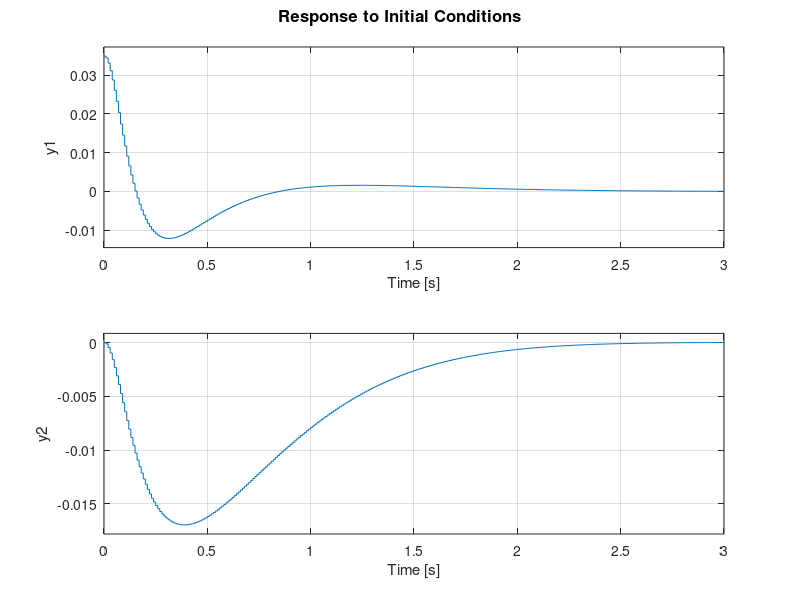
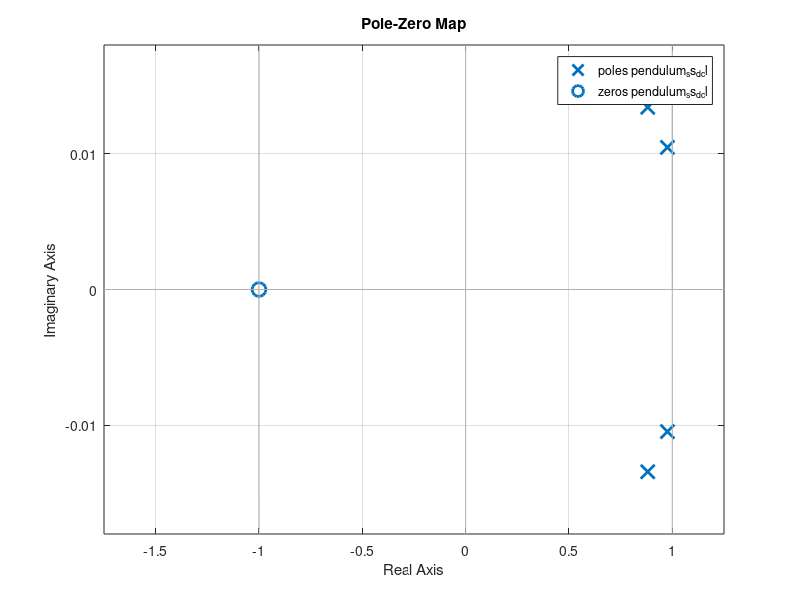
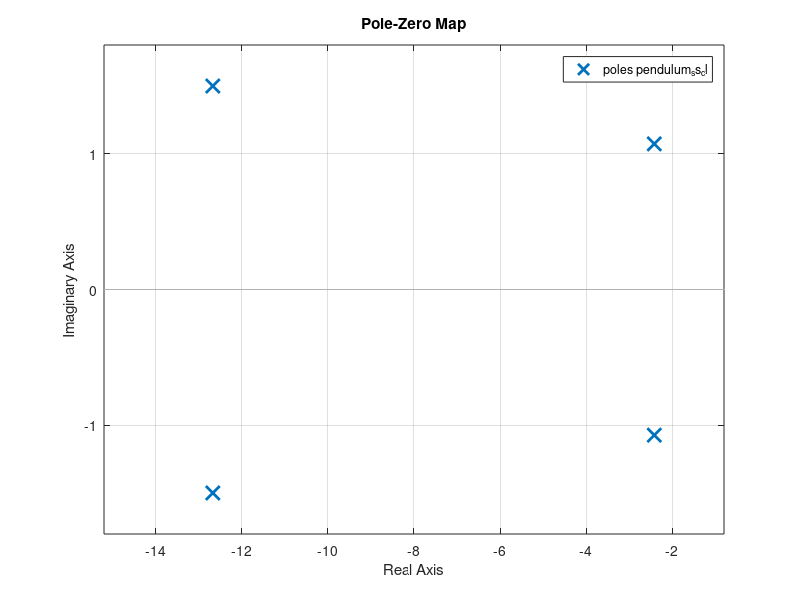
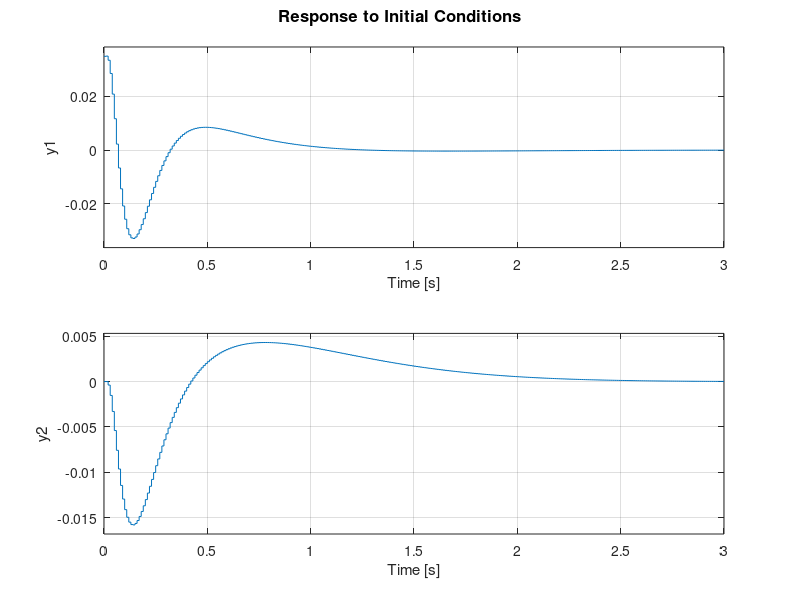

Write the MATLAB code that produced these figures, in order.
%%%%%%%%%%%%%%%%%%%%%%%%%%%%%%%%%%%%%%%%%%%%%%%%%%%%%%%%%%%%%%%%%%%%%%%%%%%%%
%     ECUACIONES LINEALES PENDULO INVERTIDO SIMPLE EN ESPACIO DE ESTADOS    %
%%%%%%%%%%%%%%%%%%%%%%%%%%%%%%%%%%%%%%%%%%%%%%%%%%%%%%%%%%%%%%%%%%%%%%%%%%%%%
pkg load control

g = 9.81; % m/s2 aceleracion de la gravedad
Lb = 270e-3; % Longitud de la barra en metros
da = 275.5e-3
mb = 35e-3; % Masa de la barra en Kg
ma = 10e-3; % Masa del extremo en Kg
m = mb + ma; % Masa total del conjunto
l = l = (mb*Lb/2 + ma*da) / m; % Longitud del centro de masas
J = (1/3)*mb*Lb^2 + ma*da^2; % Inercia total del sistema


% Matriz A
A = [0 1 0 0; m*g*l/J 0 0 0; 0 0 0 1; 0 0 0 0];
% Matriz B
B = [0; m*l/J; 0 ; 1];
% Matriz C
C = [1 0 0 0; 0 0 1 0];
% Matriz D
D = 0
% Sample Time 10 ms
Ts = 10e-3;
% Parametros máximos
theta_max = 0.1745; % 10 deg = 0.1745 radianes
theta_spd_max = 2; % 2 rad/s velocidad angulo
xmax = 0.2; % +/- 0.2 metros de carril
vmax = 0.5; % 0.5 m/s de carro
amax = 5; % 5 m/s² de carro

% Check Controllability and Observability
Co = ctrb(A, B);
Mo = obsv(A, C);
if rank(Co) < size(A,1), error('System not controllable'); end
if rank(Mo) < size(A,1), error('System not observable'); end

pendulum_ss=ss(A,B,C,D)
pendulum_ss_d=c2d(pendulum_ss,Ts)

Ad = pendulum_ss_d.A;
Bd = pendulum_ss_d.B;
Cd = pendulum_ss_d.C;
Dd = pendulum_ss_d.D;


% Matriz ponderacion de estados
Q = [1/theta_max^2, 0, 0, 0;
     0, 1/theta_spd_max^2, 0, 0;
     0, 0, 1/xmax^2, 0;
     0, 0, 0, 1/vmax^2];
R = 1/amax^2;

K = lqr(A,B,Q,R)
Kd = dlqr(Ad,Bd,Q,R)
lqr_poles = eig(Ad - Bd*Kd);
obs_poles = lqr_poles.^(4);

Lobs = place(Ad', Cd', obs_poles)';

x0 = [2*pi/180; 0; 0; 0];
pendulum_ss_d_cl = ss(Ad-Bd*Kd,Bd,Cd,Dd,Ts)
pendulum_ss_cl = ss(A-B*K,B,C,D)
figure()
initial(pendulum_ss_d_cl,x0)
figure()
pzmap(pendulum_ss_d_cl)
figure()
pzmap(pendulum_ss_cl)

A_aug = [Ad-Bd*Kd,      Bd*Kd;
         zeros(size(Ad)), Ad-Lobs*Cd];
B_aug = [Bd; zeros(size(Bd))];
C_aug = [Cd zeros(size(Cd))];
D_aug = Dd;
x0_aug = [x0; x0];

pendulum_ss_d_cl_oe = ss(A_aug,B_aug,C_aug,D_aug,Ts)
figure()
initial(pendulum_ss_d_cl_oe,x0_aug)


%% ========================================================================
%  EXPORTAR MATRICES A C++ PARA ESP32
%  ========================================================================

fprintf('\n\n');
fprintf('const float Ad[4][4] = {\n');
for i = 1:4
    fprintf('    {');
    for j = 1:4
        if j < 4
            fprintf('%.16gf, ', Ad(i,j));
        else
            fprintf('%.16gf', Ad(i,j));
        end
    end
    if i < 4
        fprintf('},\n');
    else
        fprintf('}};\n\n');
    end
end

fprintf('const float Bd[4] = {');
for i = 1:4
    if i < 4
        fprintf('%.16gf, ', Bd(i));
    else
        fprintf('%.16gf};\n\n', Bd(i));
    end
end

fprintf('const float K[4] = {');
for i = 1:4
    if i < 4
        fprintf('%.16gf, ', Kd(i));
    else
        fprintf('%.16gf};\n\n', Kd(i));
    end
end

fprintf('const float Lobs[4][2] = {\n');
for i = 1:4
    fprintf('    {');
    for j = 1:2
        if j < 2
            fprintf('%.16gf, ', Lobs(i,j));
        else
            fprintf('%.16gf', Lobs(i,j));
        end
    end
    if i < 4
        fprintf('},\n');
    else
        fprintf('}};\n');
    end
end
